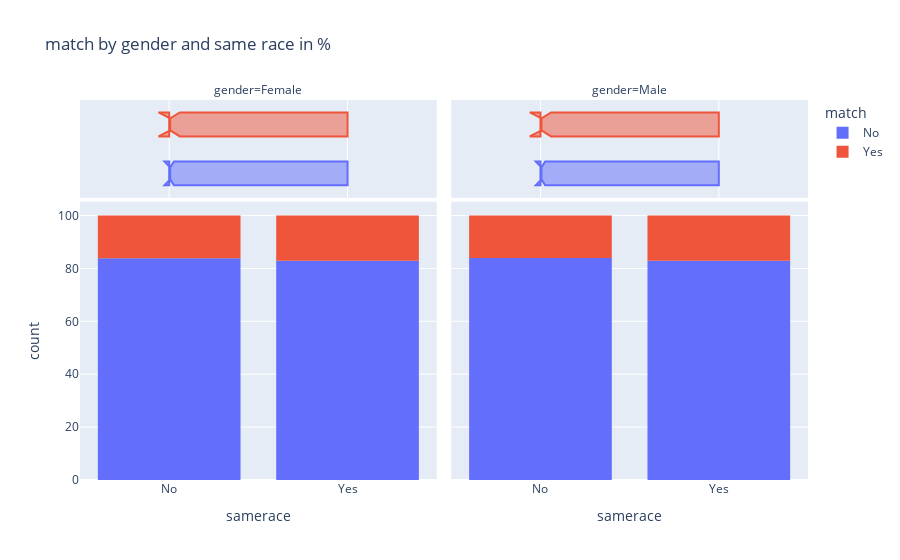

The notebook cell this image was saved under:
### Code cell
# 1= yes, 0=no
dataset['samerace'] = dataset['samerace'].map({ 0 : "No", 1 : "Yes"})
fig = px.histogram(dataset,
                    x = "samerace",
                    color = "match",
                    facet_col = 'gender',
                    marginal="box",
                    barnorm  = 'percent',
                    title = "match by gender and same race in %",
                    )
fig.show()

### Figure 1 — Plotly figure (JSON) as saved in the notebook; plotly's stock layout.template omitted (floating-point values rounded to 4 significant figures; data arrays with more than 128 entries replaced by an {"elided": "..."} marker saying what was removed)
{"data": [{"alignmentgroup": "True", "bingroup": "x", "hovertemplate": "match=No<br>gender=Female<br>samerace=%{x}<br>count=%{y}<extra></extra>", "legendgroup": "No", "marker": {"color": "#636efa"}, "name": "No", "offsetgroup": "No", "orientation": "v", "showlegend": true, "type": "histogram", "x": {"elided": "3494 str values"}, "xaxis": "x", "yaxis": "y"}, {"alignmentgroup": "True", "hovertemplate": "match=No<br>gender=Female<br>samerace=%{x}<extra></extra>", "legendgroup": "No", "marker": {"color": "#636efa"}, "name": "No", "notched": true, "offsetgroup": "No", "showlegend": false, "type": "box", "x": {"elided": "3494 str values"}, "xaxis": "x3", "yaxis": "y3"}, {"alignmentgroup": "True", "bingroup": "x", "hovertemplate": "match=No<br>gender=Male<br>samerace=%{x}<br>count=%{y}<extra></extra>", "legendgroup": "No", "marker": {"color": "#636efa"}, "name": "No", "offsetgroup": "No", "orientation": "v", "showlegend": false, "type": "histogram", "x": {"elided": "3504 str values"}, "xaxis": "x2", "yaxis": "y2"}, {"alignmentgroup": "True", "hovertemplate": "match=No<br>gender=Male<br>samerace=%{x}<extra></extra>", "legendgroup": "No", "marker": {"color": "#636efa"}, "name": "No", "notched": true, "offsetgroup": "No", "showlegend": false, "type": "box", "x": {"elided": "3504 str values"}, "xaxis": "x4", "yaxis": "y4"}, {"alignmentgroup": "True", "bingroup": "x", "hovertemplate": "match=Yes<br>gender=Female<br>samerace=%{x}<br>count=%{y}<extra></extra>", "legendgroup": "Yes", "marker": {"color": "#EF553B"}, "name": "Yes", "offsetgroup": "Yes", "orientation": "v", "showlegend": true, "type": "histogram", "x": {"elided": "690 str values"}, "xaxis": "x", "yaxis": "y"}, {"alignmentgroup": "True", "hovertemplate": "match=Yes<br>gender=Female<br>samerace=%{x}<extra></extra>", "legendgroup": "Yes", "marker": {"color": "#EF553B"}, "name": "Yes", "notched": true, "offsetgroup": "Yes", "showlegend": false, "type": "box", "x": {"elided": "690 str values"}, "xaxis": "x3", "yaxis": "y3"}, {"alignmentgroup": "True", "bingroup": "x", "hovertemplate": "match=Yes<br>gender=Male<br>samerace=%{x}<br>count=%{y}<extra></extra>", "legendgroup": "Yes", "marker": {"color": "#EF553B"}, "name": "Yes", "offsetgroup": "Yes", "orientation": "v", "showlegend": false, "type": "histogram", "x": {"elided": "690 str values"}, "xaxis": "x2", "yaxis": "y2"}, {"alignmentgroup": "True", "hovertemplate": "match=Yes<br>gender=Male<br>samerace=%{x}<extra></extra>", "legendgroup": "Yes", "marker": {"color": "#EF553B"}, "name": "Yes", "notched": true, "offsetgroup": "Yes", "showlegend": false, "type": "box", "x": {"elided": "690 str values"}, "xaxis": "x4", "yaxis": "y4"}], "layout": {"annotations": [{"font": {}, "showarrow": false, "text": "gender=Female", "x": 0.245, "xanchor": "center", "xref": "paper", "y": 1, "yanchor": "bottom", "yref": "paper"}, {"font": {}, "showarrow": false, "text": "gender=Male", "x": 0.755, "xanchor": "center", "xref": "paper", "y": 1, "yanchor": "bottom", "yref": "paper"}], "barmode": "relative", "barnorm": "percent", "legend": {"title": {"text": "match"}, "tracegroupgap": 0}, "title": {"text": "match by gender and same race in %"}, "xaxis": {"anchor": "y", "domain": [0, 0.49], "title": {"text": "samerace"}}, "xaxis2": {"anchor": "y2", "domain": [0.51, 1], "matches": "x", "title": {"text": "samerace"}}, "xaxis3": {"anchor": "y3", "domain": [0, 0.49], "matches": "x", "showgrid": true, "showticklabels": false}, "xaxis4": {"anchor": "y4", "domain": [0.51, 1], "matches": "x", "showgrid": true, "showticklabels": false}, "yaxis": {"anchor": "x", "domain": [0, 0.7326], "title": {"text": "count"}}, "yaxis2": {"anchor": "x2", "domain": [0, 0.7326], "matches": "y", "showticklabels": false}, "yaxis3": {"anchor": "x3", "domain": [0.7426, 1], "matches": "y3", "showgrid": false, "showline": false, "showticklabels": false, "ticks": ""}, "yaxis4": {"anchor": "x4", "domain": [0.7426, 1], "matches": "y3", "showgrid": false, "showline": false, "showticklabels": false, "ticks": ""}}}
